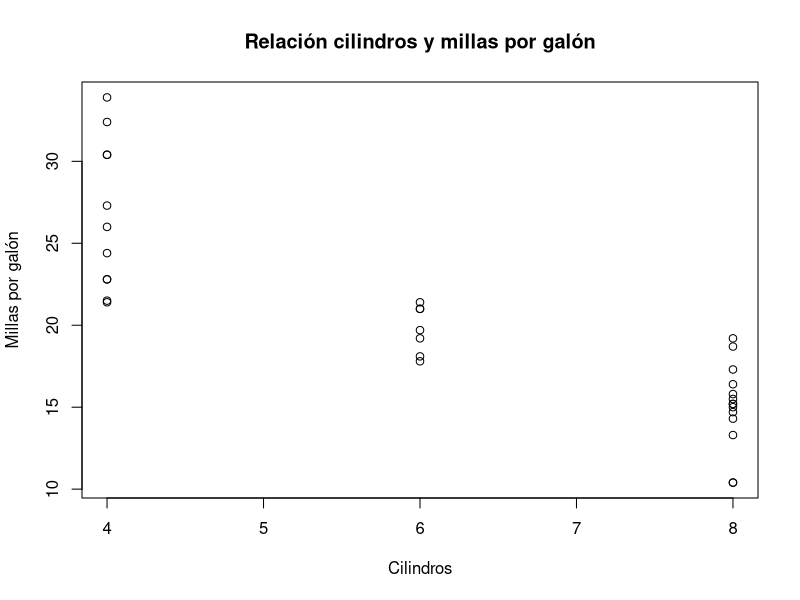
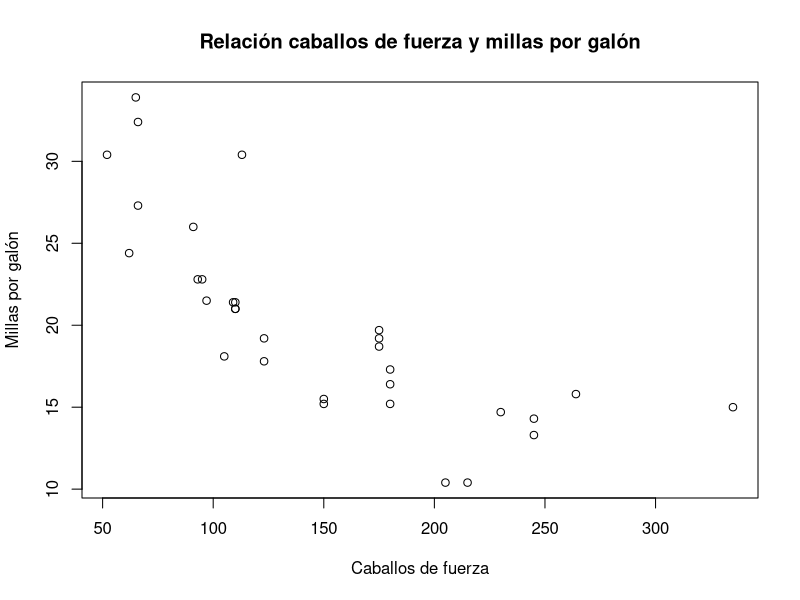

Here is the R script that generated these plots, in order: (Note: this script raises an error after producing the figures.)
#Visualización de datos

#Box Plot
"/*
¿Qué es?
El máximo interés del box-plot es visualizar la distribución de una variable numérica de la manera más simplificada posible.
Sólo utiliza los valores de los cuartiles, los extremos (el mínimo y el máximo) y valores raros o outliers.

  Numeros claves para el Box Plot:
  
  Máximo
    Medio {
      -Tercer cuartil
      -Mediana
      -Primer cuartil
    }
  Mínimo
  
*/"



#EDA Scatter plot mtcars
"/*
  Un diagrama de dispersión o gráfica de dispersión o gráfico de dispersión es un tipo de diagrama matemático que utiliza las coordenadas cartesianas -
  para mostrar los valores de dos variables para un conjunto de datos
*/
"
#Siempre va primero el eje Y y luego el eje X

plot(mtcars$mpg ~ mtcars$cyl, 
     xlab = 'Cilindros', ylab = 'Millas por galón', main="Relación cilindros y millas por galón")

plot(mtcars$mpg ~ mtcars$hp, 
     xlab = 'Caballos de fuerza', ylab = 'Millas por galón', main="Relación caballos de fuerza y millas por galón")



#EDA orangeec

plot(orangeec$Unemployment ~ orangeec$`Education invest % GDP`,
     xlab = "Inversión Educación (%PIB)", ylab = "Desempleo",
     main="Relación inversión en educación y desempleo")


plot(orangeec$`Education invest % GDP`~ orangeec$`Creat Ind % GDP`,
     xlab = "Inversión Educación (%PIB)", ylab = "Desempleo",
     main="Relación inversión en educación y desempleo")


plot(orangeec$`GDP PC` ~ orangeec$`Creat Ind % GDP`,
     xlab = "Aporte economia naranja al PIB", ylab = "PIB per cápita",
     main="Relación economía naranja y pib per cápita")




"/*
Un histograma es un gráfico de barras vertical que representa la distribución de frecuencias de un conjunto de datos.
*/"
qplot(mtcars$hp, 
      geom = "histogram",
      xlab = "Caballos de fuerza",
      main="Carros segn caballos de fuerza")


ggplot(mtcars, aes(x=hp)) + geom_histogram(binwidth = 30) + 
  labs(x="Caballos de fuerza", y="Cantidad de carros", 
       title="Caballos de fuerza en carros seleccionados") +
  theme(legend.position = "none") + theme(panel.background = element_blank(), panel.grid.major = element_blank(),
                                          panel.grid.minor = element_blank())



#Reto histogram orangeec

#Caballos de fuerza en carros seleccionados
ggplot() + geom_histogram(data=mtcars,
                          aes(x=hp), fill="blue", color="red",
                          binwidth = 20)+
  labs(x="Caballos de fuerza", y="Cantidad de carros",
       title="Caballos de fuerza en carros seleccionados") + 
  xlim(c(90,280))+
  theme(legend.position = "none")+
  theme(panel.background = element_blank(),
        panel.grid.major = element_blank(),
        panel.grid.minor = element_blank())



#PIB per cápita en paises latam"
ggplot() + geom_histogram(data=orangeec,
                          aes(x=orangeec$`GDP PC`), fill="blue", color="red",
                          binwidth = 2000)+
  labs(x="Pib per capita", y="Cantidad de paises",
       title="PIB per cápita en paises latam") +
  theme(legend.position = "none")+
  theme(panel.background = element_blank(),
        panel.grid.major = element_blank(),
        panel.grid.minor = element_blank())


#Contribucion economica economia naranja al PIB
ggplot() + geom_histogram(data=orangeec,
                          aes(x=orangeec$`Creat Ind % GDP`), fill="blue", color="red",
                          binwidth = 1)+
  labs(x="Aporte economía naranja al PIB(%)", y="Cantidad de paises",
       title="Contribucion economica economia naranja al PIB") +
  theme(legend.position = "none")+
  theme(panel.background = element_blank(),
        panel.grid.major = element_blank(),
        panel.grid.minor = element_blank())



#Contribucion economica economia naranja al PIB
ggplot() + geom_histogram(data=orangeec,
                          aes(x=orangeec$`Internet penetration % population`), fill="red", color="yellow",
                          binwidth = 5)+
  labs(x="Penetración internet (%) población", y="Cantidad de paises",
       title="Penetración de internet en países latam") +
  theme(legend.position = "none")+
  theme(panel.background = element_blank(),
        panel.grid.major = element_blank(),
        panel.grid.minor = element_blank())





#BOXPLOT

#Caballos de fuerza en carros mtcars"
boxplot(mtcars$hp,
        ylab="Caballos de fuerza",
        main="Caballos de fuerza en carros mtcars")

#Caballos de fuerza según cilindros en mtcars
ggplot(mtcars, aes(x=as.factor(cyl), y=hp, fill=cyl))+ geom_boxplot() +
  labs(x="Cilindros", y="Caballos de fuerza", title = "Caballos de fuerza según cilindros en mtcars")

#Millas por galón según tipo de caja
ggplot(mtcars, aes(x=am, y=mpg, fill=am))+
  geom_boxplot() + labs(x="Tipo de caja", y="Millas por galón", title = "Millas por galón según tipo de caja")

#cambiando tipo de caja de booleano a algo logico
mtcars$am <- factor(mtcars$am, levels = c(TRUE, FALSE), labels= c("Manual", "Automatico"))

head(mtcars)



#Clasificacion de paises según PIB per cápita

#Buscando el promedio 'mean'
economy <- mean(orangeec$`GDP PC`)
economy

#Agregando una nueva variable al dataset
orangeec <- orangeec %>% 
  mutate(strong_economy = ifelse(`GDP PC` < economy, "Por debajo del promedio PIB per cápita",
                                 "Sobre promedio PIB per cápita"))


#Aporte economía naranja al pib per capita por tipo de país
ggplot(orangeec, aes(x=strong_economy, y=`Creat Ind % GDP`,
                     fill=strong_economy))+
  geom_boxplot(alpha=0.4)+
  labs(x="Tipo de país", y="Aporte economia naranja al pib",
       title="Aporte economía naranja al pib per capita por tipo de país")

#Aporte economía naranja al pib per capita por tipo de país
ggplot(orangeec, aes(x=strong_economy, y=`Internet penetration % population`,
                     fill=strong_economy))+
  geom_boxplot(alpha=0.4)+
  labs(x="Tipo de país", y="Penetración de internet (%)",
       title="Penetración de internet en latam con alto y bajo pib per capita")




#Scatter plot || Gráfica de disperción

#Relación caballos de fuerza y millas por galón
ggplot(mtcars, aes(hp, mpg))+
  geom_point()+
  labs(x="Caballos de fuerza", y="Millas por galón", title = "Relación caballos de fuerza y millas por galón")


#Relación peso-potencia
ggplot(mtcars, aes(wt, hp))+
  geom_point()+
  labs(x="Peso", y="Potencia", title = "Relación peso-potencia")


#Caballos-velocidad según cilindraje y peso
ggplot(mtcars, aes(hp, qsec))+
  geom_point(aes(color=wt, size=cyl))+
    labs(x="Caballos de fuerza", y="Tiempo en 1/4 de milla", title = "Caballos-velocidad según cilindraje y peso")



#Internet y aporte economía naranja según economía y crecimiento PIB
ggplot(orangeec, aes(`Internet penetration % population`, `Creat Ind % GDP`))+
  geom_point(aes(color=factor(strong_economy), size=`GDP Growth %`))+
  labs(x="Penetración internet", y="Aporte economía naranja al PIB", 
       title = "Internet y aporte economía naranja según economía y crecimiento PIB")



#instalar package ploty
#
my_graph <- ggplot(orangeec, aes(`Internet penetration % population`, `Creat Ind % GDP`, label=row.names(orangeec) ) ) +
  geom_point()

my_graph






